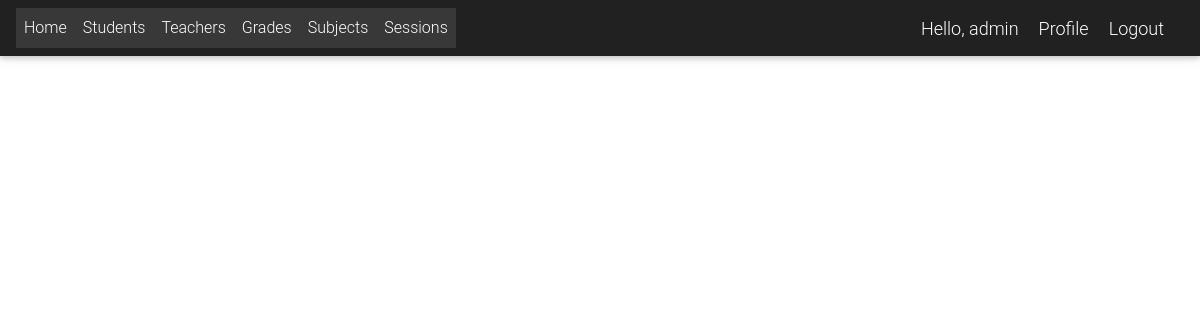
The app's page /grades_list (signed in), older data.
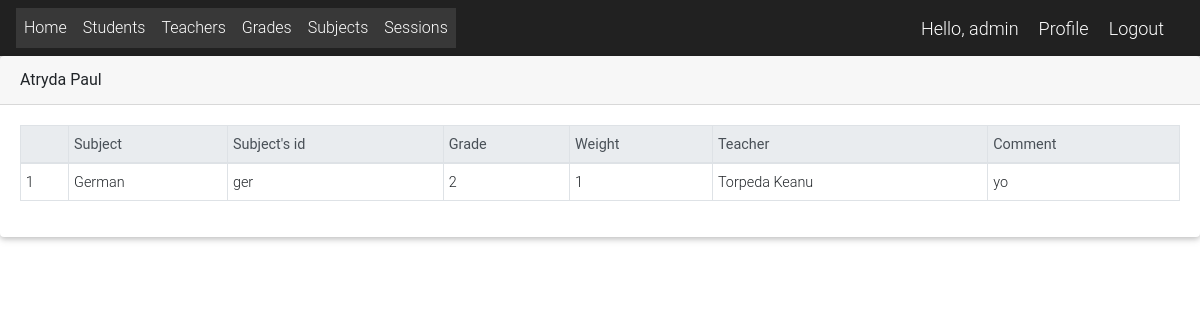
The same page, newer data.
### app/models.py (models this page shows, shortened)
class Student(models.Model):
    user = models.OneToOneField(User, on_delete=models.CASCADE)
    id_number = models.CharField(max_length=20, unique=True)
    students_class = models.CharField(choices=BRANCH, max_length=1, blank=True, null=True)
    year = models.CharField(choices=YEAR, max_length=1, blank=True, null=True)

class User(AbstractUser):
    is_student = models.BooleanField(default=False)
    is_teacher = models.BooleanField(default=False)
    is_director = models.BooleanField(default=False)
    phone = models.CharField(max_length=60, blank=True, null=True)
    address = models.CharField(max_length=60, blank=True, null=True)
    email = models.EmailField(blank=True, null=True)
    username_validator = ASCIIUsernameValidator()
    def get_full_name(self):
        full_name = self.username
        if self.first_name and self.last_name:
            full_name = self.last_name + " " + self.first_name
        return full_name

class Grade(models.Model):
    student = models.ForeignKey(Student, on_delete=models.SET_NULL, null=True)
    teacher = models.ForeignKey(Teacher, on_delete=models.SET_NULL, null=True)
    subject = models.ForeignKey(Subject, on_delete=models.SET_NULL, null=True)
    date = models.DateField(blank=True, null=True)
    grade = models.CharField(choices=GRADE, max_length=1, blank=True)
    weight = models.CharField(choices=WEIGHT, max_length=1, blank=True)
    comment = models.CharField(max_length=200, blank=True)

class Subject(models.Model):
    subjectName = models.CharField(choices=SUBJECTS, max_length=200)
    subjectCode = models.CharField(max_length=200, unique=True)
    teacher = models.ForeignKey(Teacher, on_delete=models.SET_NULL, null=True)
    classroom = models.IntegerField(unique=False, null=True)
    description = models.TextField(max_length=200, blank=True)
    day = models.CharField(choices=DAY, max_length=200)
    number = models.CharField(choices=NUMBER, max_length=200)
    session = models.ForeignKey(Session, on_delete=models.SET_NULL, null=True)
    semester = models.CharField(choices=SEMESTER, max_length=200)
    branch = models.CharField(choices=BRANCH, max_length=1, blank=True, null=True)
    year = models.CharField(choices=YEAR, max_length=1, blank=True, null=True)

class Teacher(models.Model):
    user = models.OneToOneField(User, on_delete=models.CASCADE)

### app/views.py (the view)
# urls.py: path("grades_list", GradeListView.as_view(), name="grades_list"),
class GradeListView(View):
    def get(self, request, *args, **kwargs):
        grades = Grade.objects.all()
        if request.user.is_director or request.user.is_superuser:
            grades = Grade.objects.all()
        elif request.user.is_teacher:
            grades = Grade.objects.filter(teacher=request.user.teacher)
        elif request.user.is_student:
            grades = Grade.objects.filter(student=request.user.student)
        bulk = {}
        for grade in grades:
            subjects = []
            for subject in grades:
                if subject.student == grade.student:
                    subjects.append(subject)
            bulk[grade.student.id] = {
                "student": grade.student,
                "subjects": subjects,
            }
        context = {"results": bulk}
        return render(request, "grades/grades_list.html", context)

### templates/grades/grades_list.html (shortened to what this page needs)
{% extends 'Links.html' %}
{% block content %}
    {% block fullcard %}
        {% for key, result in results.items %}
            <div class="card">
                <div class="card-header">
                    {{ result.student.user.get_full_name }}
                </div>
                <div class="card-body">
                    <table class="table table-bordered table-sm">
                        <thead class="thead-light">
                        <tr>
                            <th></th>
                            <th>Subject</th>
                            <th>Subject's id</th>
                            <th>Grade</th>
                            <th>Weight</th>
                            <th>Teacher</th>
                            <th>Comment</th>
                        </tr>
                        </thead>
                        <tbody>
                        {% for subject in result.subjects %}
                            <tr>
                                <td>{{ forloop.counter }}</td>
                                <td>{{ subject.subject.subjectName }}</td>
                                <td>{{ subject.subject.subjectCode }}</td>
                                <td>{{ subject.grade }}</td>
                                <td>{{ subject.weight }}</td>
                                <td>{{ subject.teacher.user.get_full_name }}</td>
                                <td>{{ subject.comment }}</td>
                            </tr>
                        {% endfor %}
                        </tbody>
                    </table>
                </div>
            </div>
        {% endfor %}
    {% endblock fullcard %}
{% endblock content %}

Row changes from the older to the newer data that the page shows:
now on this page (row unchanged): Student: student.user.get_full_name "Atryda Paul"
added Grade: subject.subjectName "German", subject.subjectCode "ger", grade "2", weight "1", teacher.user.get_full_name "Torpeda Keanu", comment "yo"
